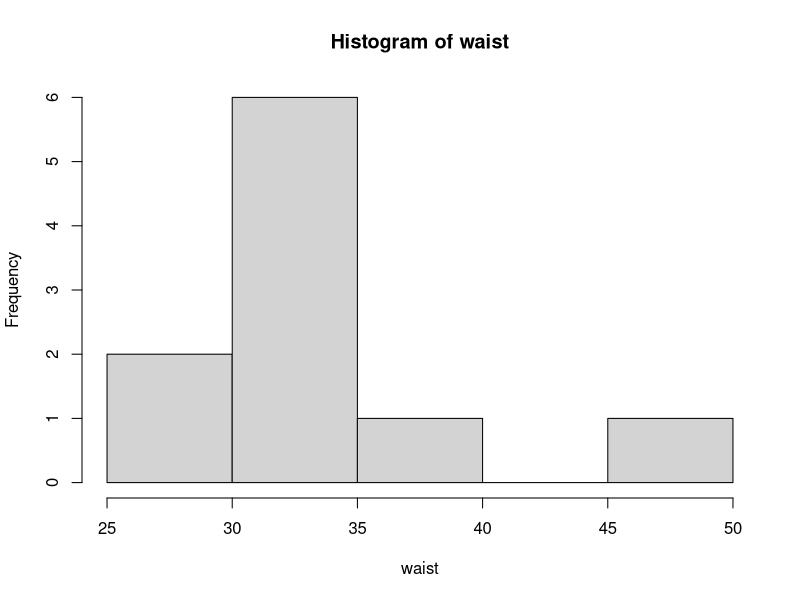

Recreate this plot in R. (Note: this script raises an error after producing the figure.)
####################### Working with vectors #######################
## A vector is a sequence of data elements of the 
## same basic type - in our case, numbers (a numeric vector). So, use c()
## Giving him a name (waist):

waist<-c(32,32,33,40,32,48,34,33,30,28)

## You are taking a look at what you are doing...
View(waist)

######## A skewed distribution 
hist(waist)

# Make sure that you have ggplot installed 
library(ggplot2)

dens <- ggplot(waist, aes(x = waist)) + 
  geom_density(kernel = "gaussian", position = "stack", size=1.5, fill = "#ff4d4d", alpha = 0.5) + labs(x = "Waist Size", y="Density")+ theme(axis.text=element_text(size=18),axis.title=element_text(size=18,face="bold"), plot.title = element_text(size = 20, face = "bold"))

dens
######## All that we need: mean (mean()) and standard deviation (sd())  

mean<-mean(waist)
sd<-sd(waist)

######## Time to construct intervals using ifelse function
#### Give them a name!

## 1st interval 

fi<-ifelse((mean-1*sd)<=waist & waist<=(mean+1*sd), 1,0)
View(fi)
## How many observations fit inside the interval?  
## (In other words) How many ones do you have?
sum(fi)

## Don't forget to calculate the proportion!
prp1st<-sum(fi)/10

## 2nd interval
si<-ifelse((mean-2*sd)<=waist & waist<=(mean+2*sd), 1,0)
sum(si)
prp2nd<-sum(si)/10
## 3rd interval

ti<-ifelse((mean-3*sd)<=waist & waist<=(mean+3*sd), 1,0)
sum(ti)
prp3rd<-sum(ti)/10
#### Time to compare with what the empirical rule predicts.
